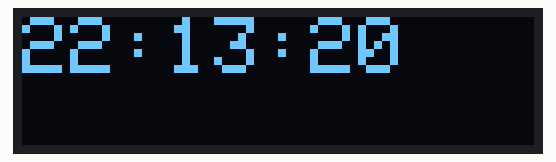
The sketch below on a simulated Arduino MKR. On the bench: 128×32 one-colour display. The local clock reads 2024-03-15 10:24:30 at power-on unless the sketch sets it; what the sketch prints to the serial monitor is not drawn.

Above: at 0.1 s.
At 4.1 s:
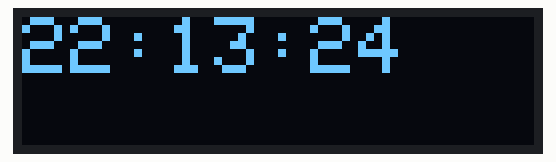
At 9.1 s:
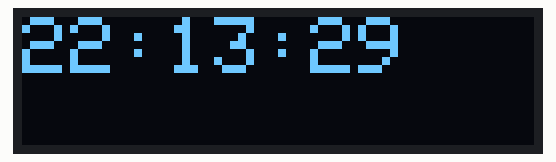
At 19.1 s:
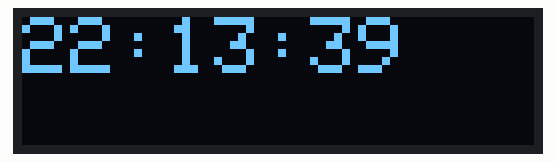
At 28.1 s:
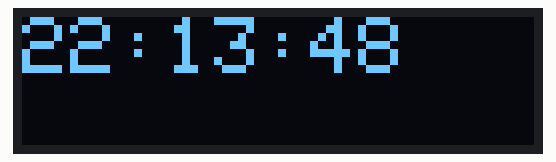
At 38.1 s:
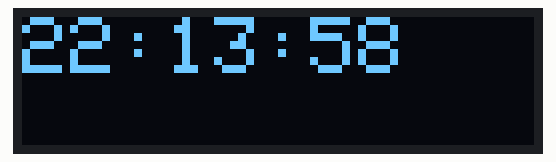

The sketch:

RTCClockSSD1306Display.ino
```cpp
/*
  Simple digital clock
  Sets the realtime clock on any of the MKR or M0 boards
  using the compile time and compile date.
  Prints the time once per second.
  prints the date once per minute.

  This sketch is designed as the basis for many different clock projects.

  This clock uses an  SSD1306 OLED display, and the library
  that drives it. You can replace this display with any
  other display library.

  created 25 Nov. 2018
  by Tom Igoe
*/

#include <Wire.h>
#include <Adafruit_GFX.h>
#include <Adafruit_SSD1306.h>
#include <RTCZero.h>

#define SCREEN_WIDTH 128 // OLED display width, in pixels
#define SCREEN_HEIGHT 32 // OLED display height, in pixels

#define OLED_RESET     -1 // Reset pin # (or -1 if sharing Arduino reset pin)
Adafruit_SSD1306 display(SCREEN_WIDTH, SCREEN_HEIGHT, &Wire, OLED_RESET);

RTCZero rtc;      // instance of the realtime clock
int thisSecond;   // variable to look for seconds chang

void setup() {
  Serial.begin(9600);
  // initialize the display library:
  if (!display.begin(SSD1306_SWITCHCAPVCC, 0x3C)) { // Address 0x3C for 128x32
    Serial.println("SSD1306 setup failed");
    while (true);
  }

  // initialize the realtime clock:
  rtc.begin();
  setTimeFromCompile();
  setDateFromCompile();

  // set alarm to show the date once a minute:
  rtc.setAlarmTime(12, 0, 00);
  rtc.enableAlarm(rtc.MATCH_HHMMSS);
  rtc.attachInterrupt(showDate);
}

void loop() {
  if (thisSecond != rtc.getSeconds()) {
    // on the zero second, skip the rest of the loop():
    if (rtc.getSeconds() == 0) return;

    // display the time:
    Serial.println(getTimeStamp());
    displayWrite(getTimeStamp());

    // save current time for next loop:
    thisSecond = rtc.getSeconds();
  }
}

void displayWrite(String message) {
  display.clearDisplay();
  display.setRotation(180);
  display.setTextSize(2); // Draw 2X-scale text
  display.setTextColor(WHITE);
  display.setCursor(0, 0);
  display.println(message);
  display.display();
}

// realtime clock interrupt service routine:
void showDate() {
  display.clearDisplay();
  display.setTextSize(2); // Draw 2X-scale text
  display.setTextColor(WHITE);
  display.setCursor(0, 0);
  display.println(getDateStamp());
  display.display();
}

// format the time as hh:mm:ss
String getTimeStamp() {
  String timestamp = "";
  if (rtc.getHours() <= 9) timestamp += "0";
  timestamp += rtc.getHours();
  timestamp += ":";
  if (rtc.getMinutes() <= 9) timestamp += "0";
  timestamp += rtc.getMinutes();
  timestamp += ":";
  if (rtc.getSeconds() <= 9) timestamp += "0";
  timestamp += rtc.getSeconds();
  return timestamp;
}

// format the date as dd:mm:yy
String getDateStamp() {
  String dateStamp = "";
  if (rtc.getDay() <= 9) dateStamp += "0";
  dateStamp += rtc.getDay();
  dateStamp += "-";
  if (rtc.getMonth() <= 9) dateStamp += "0";
  dateStamp += rtc.getMonth();
  dateStamp += "-";
  dateStamp += rtc.getYear();
  return dateStamp;
}

// set the rtc time from the compile time:
void setTimeFromCompile() {
  // get the compile time string:
  String compileTime = String(__TIME__);
  // break the compile time on the colons:
  int h = compileTime.substring(0, 2).toInt();
  int m = compileTime.substring(3, 5).toInt();
  int s = compileTime.substring(6, 8).toInt();

  // set the time from the derived numbers:
  rtc.setTime(h, m, s);
}

// set the rtc time from the compile date:
void setDateFromCompile() {
  String months[] = {"Jan", "Feb", "Mar", "Apr", "May", "Jun",
                     "Jul", "Aug", "Sep", "Oct", "Nov", "Dec"
                    };
  // get the compile date:
  String compileDate = String(__DATE__);

  // get the date substring
  String monthStr = compileDate.substring(0, 3);

  int m = 0;    // variable for the date as an integer
  // see which month matches the month string:
  for (int i = 0; i < 12; i++) {
    if (monthStr == months[i]) {
      // the first month is 1, but its array position is 0, so:
      m = i + 1;
      // no need to continue the rest of the for loop:
      break;
    }
  }

  // get the day and year as substrings, and convert to numbers:
  int d = compileDate.substring(4, 6).toInt();
  int y = compileDate.substring(9, 11).toInt();
  // set the date from the derived numbers:
  rtc.setDate(d, m, y);
}
```

Measured:
- what the display in image 1 shows lasts 1.0 s, from 4.0 s to 5.0 s
